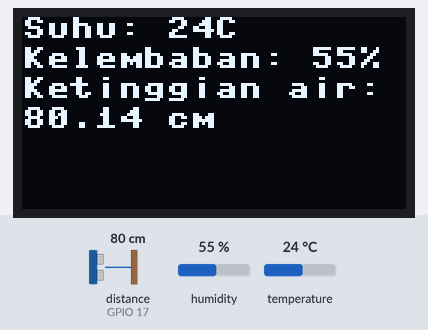
Simulated run of this program. Board: ESP32 board running MicroPython. Parts: 128×64 one-colour display. The inputs (shaded band) are chosen by the test bench; at power-on: distance to the obstacle (sensor on GPIO 17) 80 cm, humidity 55 %, temperature 24 °C. The echo pulse lasts 58.3 µs per cm; WiFi joins after 1.5 s; web requests get an empty 200 reply after 0.4 s; library files of the repository ran but are not shown: hcsr04.py, ssd1306.py; what the program prints to the serial console is not drawn.

Above: at 3.2 s.
3.3 s: distance to the obstacle (sensor on GPIO 17) set to 2 cm
At 8.2 s:
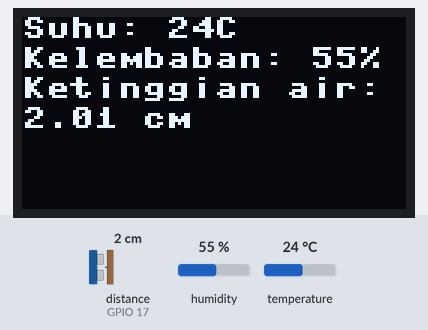
9.4 s: humidity set to 22 %
At 14.1 s:
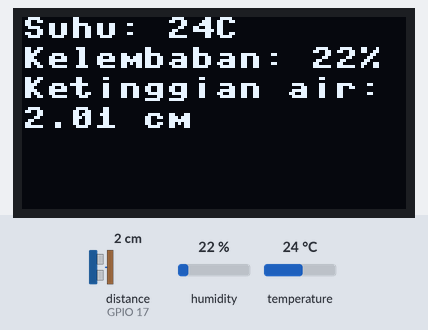
15.5 s: temperature set to 12 °C
At 18.9 s:
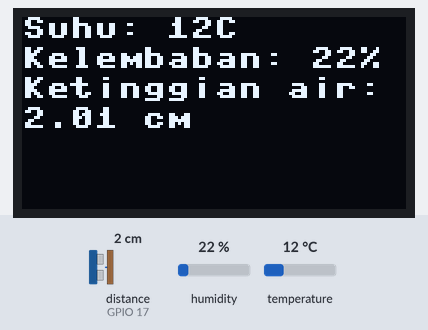
21.6 s: distance to the obstacle (sensor on GPIO 17) set to 4 cm
At 24.8 s:
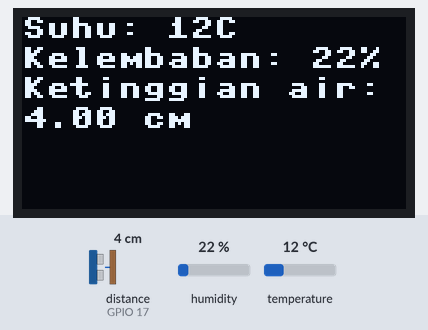
27.7 s: humidity set to 40 %
At 30.8 s:
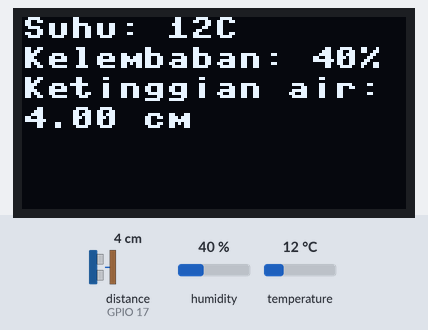
33.8 s: distance to the obstacle (sensor on GPIO 17) set to 9 cm
At 35.5 s:
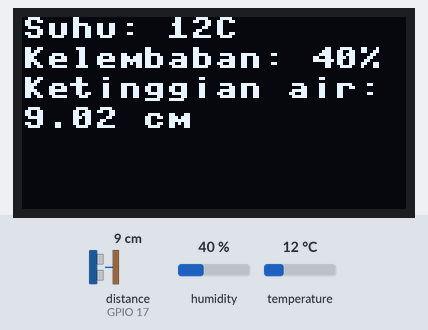
Timing chart, 0 to 37.0 s (numbered marks = the images above; inputs shaded):
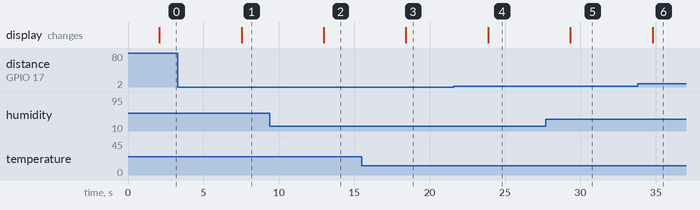

Measured:
- after the input at 3.3 s, the display: changes after 4.2 s (image 1)
- after the input at 9.4 s, the display: changes after 3.6 s (image 2)
- after the input at 15.5 s, the display: changes after 2.9 s (image 3)
- after the input at 21.6 s, the display: changes after 2.3 s (image 4)
- after the input at 27.7 s, the display: changes after 1.6 s (image 5)
- after the input at 33.8 s, the display: changes after 0.98 s (image 6)

The program:

main.py
```python
from machine import Pin, SoftI2C
import ujson
import network
import utime as time
import dht
import urequests as requests
from hcsr04 import HCSR04
import ssd1306
from time import sleep


DEVICE_ID = "nova-dashboard"
WIFI_SSID = "internet gratis"
WIFI_PASSWORD = "admin1234"
DHT_PIN = Pin(13)
sensor = HCSR04(trigger_pin=15, echo_pin=17, echo_timeout_us=10000)
i2c = SoftI2C(scl=Pin(22), sda=Pin(21))

oled_width = 128
oled_height = 64
oled = ssd1306.SSD1306_I2C(oled_width, oled_height, i2c)

def send_data(temperature, humidity, distance):
    url = "https://nova-sic-api.vercel.app/api/iot"
    headers = {"Content-Type": "application/json", "X-Auth-Token": "novasmansa321"}
    data = {
        "temp": temperature,
        "humidity": humidity,
        "distance": distance
    }

    try:
        response = requests.post(url=url, data=ujson.dumps(data), headers=headers)
        print("Sent Data:", data)  # Debugging
        print("Response Code:", response.status_code)
        print("Response:", response.text)
        del response  # Hapus response untuk menghemat memori
    except Exception as e:
        print("Gagal mengirim data:", e)

wifi_client = network.WLAN(network.STA_IF)
wifi_client.active(True)
print("Connecting device to WiFi")
wifi_client.connect(WIFI_SSID, WIFI_PASSWORD)

while not wifi_client.isconnected():
    print("Connecting")
    time.sleep(1)
print("WiFi Connected!")
print(wifi_client.ifconfig())

dht_sensor = dht.DHT11(DHT_PIN)

while True:
    try:
        oled.fill(0)
        #oled.show()
        dht_sensor.measure()
        temperature = dht_sensor.temperature()
        humidity = dht_sensor.humidity()
        distance = sensor.distance_cm()
        oled.text(f"Suhu: {temperature}C", 0, 0)
        oled.text(f"Kelembaban: {humidity}%", 0, 10)
        oled.text("Ketinggian air:", 0, 20)
        oled.text(f"{distance:.2f} cm", 0, 30)
        oled.show()
        print(f"\nSuhu: {temperature}°C, Kelembaban: {humidity}%, Distance: {distance:.2f} cm")
        send_data(temperature, humidity, distance)
    except Exception as e:
        print("Error membaca sensor DHT11:", e)

    time.sleep(5)
```
